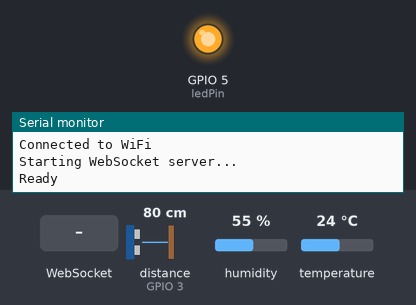
A sketch run on a simulated ESP32. Parts: output pins drawn as LEDs (lit = HIGH), the last lines printed to the serial monitor. Wiring (inferred from the names in the program): ultrasonic range finder: trigger GPIO 2; echo GPIO 3. The inputs (shaded band) are chosen by the test bench; at power-on: distance to the obstacle (sensor on GPIO 3) 80 cm, humidity 55 %, temperature 24 °C. The echo pulse lasts 58.3 µs per cm; WiFi joins after 1.5 s; servers stay silent unless stated; pins used as bus, display or sensor lines are not drawn.

Above: at 3.2 s.
3.3 s: WebSocket text "f" received
At 4.5 s:
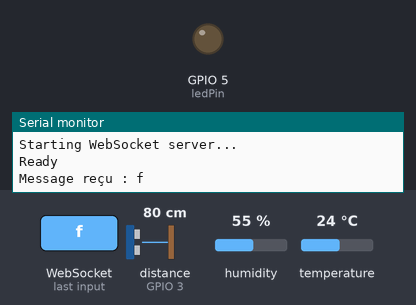
5.5 s: distance to the obstacle (sensor on GPIO 3) set to 2 cm
At 5.9 s:
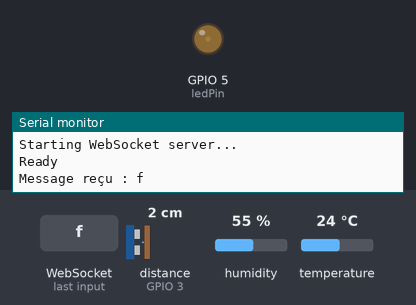
11.5 s: distance to the obstacle (sensor on GPIO 3) set to 250 cm
17.2 s: distance to the obstacle (sensor on GPIO 3) set to 9 cm
At 18.1 s:
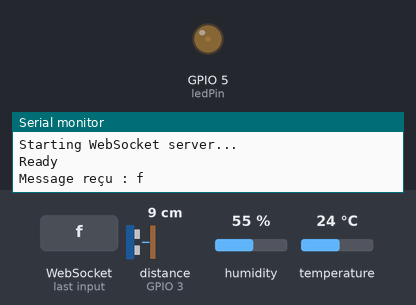
18.7 s: distance to the obstacle (sensor on GPIO 3) set to 149 cm
At 19.9 s:
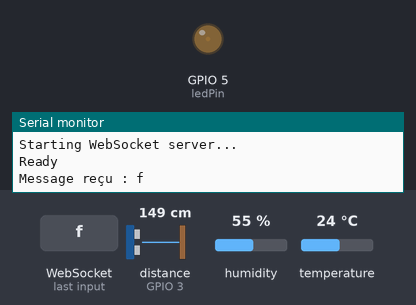
20.2 s: distance to the obstacle (sensor on GPIO 3) set to 156 cm
At 21.0 s:
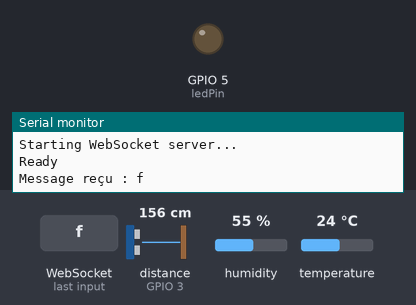
Timing chart, 0 to 22.8 s (numbered marks = the images above; inputs shaded):
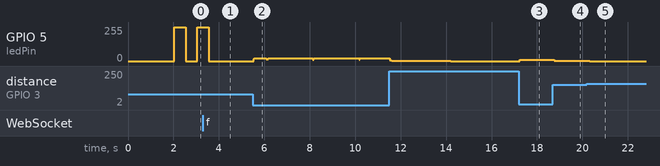

Measured:
- after the input at 3.3 s, GPIO 5 (ledPin): goes on until 3.5 s, then stays 0/255
- after the input at 5.5 s, GPIO 5 (ledPin): 0/255 → 21/255 at once, → 15/255 0.56 s later, → 21/255 0.08 s later
- after the input at 17.2 s, GPIO 5 (ledPin): 0/255 → 11/255 at once
- after the input at 18.7 s, GPIO 5 (ledPin): 11/255 → 3/255 after 0.06 s
- after the input at 20.2 s, GPIO 5 (ledPin): 3/255 → 0/255 after 0.12 s

The sketch:

Loop.ino
```cpp
#include "DHT.h"
#define DHTPIN 1
#define DHTTYPE DHT11
DHT dht(DHTPIN, DHTTYPE);
int ledPin = 5;
int t = 500;
int trig = 2;
int echo = 3;
long lecture_echo;
long cm;

#include <WiFi.h>
#include <WebSocketsServer.h>

const char* ssid = "PoleDeVinci_IFT";
const char* password = "*c.r4UV@VfPn_0";


WebSocketsServer webSocket = WebSocketsServer(80);

void onWebSocketEvent(uint8_t num, WStype_t type, uint8_t * payload, size_t length) {
  // Handle WebSocket events here
  if (type == WStype_TEXT) {
      // Message reçu
      String message = (char *)payload;
      // Traitement du message
      Serial.println("Message reçu : " + message);

      // Send a response back to the client
      webSocket.sendTXT(num, "Message well received !");
      if(message.charAt(0) == 'f'){
        // Extract the substring from index 1 to the end
      String messagesub = message.substring(1);
        // Convert the substring to an integer
      t = messagesub.toInt();
      }
    }

}

void setup() {
  Serial.begin(9600);
  dht.begin();
  pinMode(ledPin,OUTPUT);
  pinMode(trig, OUTPUT);
digitalWrite(trig, LOW);
pinMode(echo, INPUT);
Serial.println ("Bienvenue sur les tutoriels d'IHM 3D");

  WiFi.begin(ssid, password);
  while (WiFi.status() != WL_CONNECTED) {
    delay(1000);
    Serial.println("Connecting to WiFi...");
  }
  Serial.println("Connected to WiFi");
  Serial.println("Starting WebSocket server...");
  webSocket.begin();
  webSocket.onEvent(onWebSocketEvent);
  Serial.println("Ready");
}

void loop() {
  //Serial.println("Temperature = " + String(dht.readTemperature())+" °C");
  //Serial.println("Humidite = " + String(dht.readHumidity())+" %");
  webSocket.broadcastTXT("t" + String(dht.readTemperature())+" °C");
  webSocket.broadcastTXT("h" + String(dht.readHumidity())+" %");
  digitalWrite(ledPin, HIGH);
  delay(t);
  digitalWrite(ledPin, LOW);
  delay(t);
  digitalWrite(trig, HIGH);
  delayMicroseconds(10);
  digitalWrite(trig, LOW);
  lecture_echo = pulseIn(echo,HIGH);
  cm = lecture_echo /58;
  webSocket.broadcastTXT("d"+String(cm)+"cm");
  webSocket.broadcastTXT("f"+String(t)+"Hz");

  webSocket.loop();

}
```
